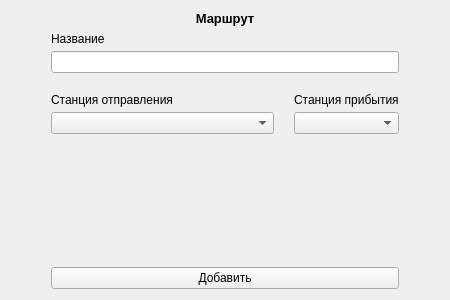
<?xml version="1.0" encoding="UTF-8"?>
<ui version="4.0">
 <class>AddRouteModal</class>
 <widget class="QWidget" name="AddRouteModal">
  <property name="geometry">
   <rect>
    <x>0</x>
    <y>0</y>
    <width>450</width>
    <height>300</height>
   </rect>
  </property>
  <property name="minimumSize">
   <size>
    <width>450</width>
    <height>300</height>
   </size>
  </property>
  <property name="maximumSize">
   <size>
    <width>450</width>
    <height>300</height>
   </size>
  </property>
  <property name="windowTitle">
   <string>Form</string>
  </property>
  <layout class="QVBoxLayout" name="verticalLayout">
   <item>
    <widget class="QLabel" name="label">
     <property name="styleSheet">
      <string notr="true">font-weight: 600; font-size: 10pt; color: black;</string>
     </property>
     <property name="text">
      <string>Маршрут</string>
     </property>
     <property name="alignment">
      <set>Qt::AlignCenter</set>
     </property>
    </widget>
   </item>
   <item>
    <layout class="QHBoxLayout" name="horizontalLayout" stretch="0,2,0">
     <item>
      <spacer name="horizontalSpacer">
       <property name="orientation">
        <enum>Qt::Horizontal</enum>
       </property>
       <property name="sizeHint" stdset="0">
        <size>
         <width>40</width>
         <height>20</height>
        </size>
       </property>
      </spacer>
     </item>
     <item>
      <layout class="QVBoxLayout" name="formLayout">
       <property name="spacing">
        <number>20</number>
       </property>
       <item>
        <layout class="QGridLayout" name="gridLayout" columnstretch="1,0">
         <property name="sizeConstraint">
          <enum>QLayout::SetMinimumSize</enum>
         </property>
         <item row="1" column="1">
          <layout class="QVBoxLayout" name="inputGroup_8">
           <property name="spacing">
            <number>5</number>
           </property>
           <item>
            <widget class="QLabel" name="arrivalStationLabel">
             <property name="text">
              <string>Станция прибытия</string>
             </property>
            </widget>
           </item>
           <item>
            <widget class="QComboBox" name="arrStationComboBox"/>
           </item>
          </layout>
         </item>
         <item row="0" column="0" colspan="2">
          <layout class="QVBoxLayout" name="inputGroup_6">
           <property name="spacing">
            <number>5</number>
           </property>
           <item>
            <widget class="QLabel" name="nameLabel">
             <property name="text">
              <string>Название</string>
             </property>
            </widget>
           </item>
           <item>
            <widget class="QLineEdit" name="nameInput">
             <property name="echoMode">
              <enum>QLineEdit::Normal</enum>
             </property>
            </widget>
           </item>
          </layout>
         </item>
         <item row="1" column="0">
          <layout class="QVBoxLayout" name="inputGroup_7">
           <property name="spacing">
            <number>5</number>
           </property>
           <item>
            <widget class="QLabel" name="departureStationLabel">
             <property name="text">
              <string>Станция отправления</string>
             </property>
            </widget>
           </item>
           <item>
            <widget class="QComboBox" name="depStationComboBox"/>
           </item>
          </layout>
         </item>
        </layout>
       </item>
       <item>
        <spacer name="verticalSpacer_2">
         <property name="orientation">
          <enum>Qt::Vertical</enum>
         </property>
         <property name="sizeHint" stdset="0">
          <size>
           <width>20</width>
           <height>40</height>
          </size>
         </property>
        </spacer>
       </item>
       <item>
        <widget class="QPushButton" name="addButton">
         <property name="cursor">
          <cursorShape>PointingHandCursor</cursorShape>
         </property>
         <property name="text">
          <string>Добавить</string>
         </property>
        </widget>
       </item>
      </layout>
     </item>
     <item>
      <spacer name="horizontalSpacer_2">
       <property name="orientation">
        <enum>Qt::Horizontal</enum>
       </property>
       <property name="sizeHint" stdset="0">
        <size>
         <width>40</width>
         <height>20</height>
        </size>
       </property>
      </spacer>
     </item>
    </layout>
   </item>
  </layout>
 </widget>
 <resources/>
 <connections/>
</ui>
